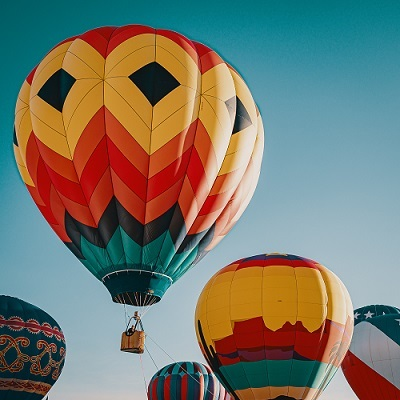
#> input picture Week 1/balloon.jpg, 400 x 400 px
$ jupyter execute 1_ImagePreprocessingOperations_matplotlib.ipynb
#> lines starting #> are read from the running program, lines starting #| are printed output that depends on the picture
### Image Pre-Processing (Data Manipulation)

[cell 1]
# To install openCV if you don't have it installed
#!pip install opencv-python

[cell 2]
import cv2
import numpy
img = cv2.imread('balloon.jpg') #imread to read image
#> img is the input picture: shape (400, 400, 3); mean B, G, R 109.3, 120.6, 118.7

[cell 3]
type(img)

[cell 4]
import matplotlib.pyplot as plt
def showImage(img):
    plt.imshow(img)
    plt.title('Cappadocia: Hot Air Balloon Flight')
    plt.show()

[cell 5]
showImage(img)

[cell 6]
img = cv2.cvtColor(img,cv2.COLOR_BGR2RGB) #changing BGR to RGB (convert color option) else image will be in blue channel
showImage(img)

[cell 7]
img.shape
#> Out = (400, 400, 3)

[cell 8]
# Rotate the image

img_rotated = img
height,width=img.shape[0:2]
#> height = 400; width = 400

rotationMatrix = cv2.getRotationMatrix2D((width/2,height/2),90,0.5) #Rotation Matrix = 90 rotation and keeping the ratio of 0.5
rotatedImage = cv2.warpAffine(img_rotated,rotationMatrix,(width,height)) #w/2,h/2 is rotation point center
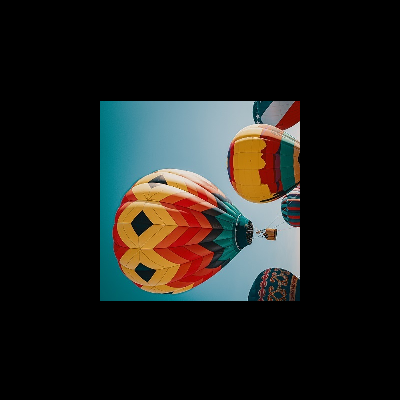
#> rotatedImage: shape (400, 400, 3); mean R, G, B 29.7, 30.2, 27.3

showImage(rotatedImage)

[cell 9]
# Crop the image

img_crop=img

startRow = int(height*0.15)
#> startRow = 60
endRow = int(height*0.85)
#> endRow = 340

startCol = int(width*0.15)
#> startCol = 60
endCol = int(width*0.85)
#> endCol = 340

croppedImage = img_crop[startRow:endRow,startCol:endCol]
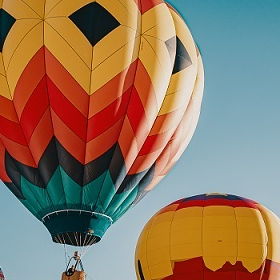
#> croppedImage: shape (280, 280, 3); mean R, G, B 145.3, 121, 97.8

showImage(croppedImage)

[cell 10]
#Resize the image

img_resize = img

resizedImage = cv2.resize(img_resize,(0,0),fx=0.75,fy=0.75)
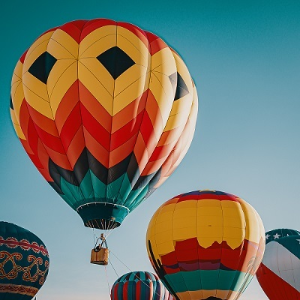
#> resizedImage: shape (300, 300, 3); mean R, G, B 118.7, 120.6, 109.3

showImage(resizedImage)
resizedImage.shape
#> Out = (300, 300, 3)

[cell 11]
showImage(img)
img.shape
#> Out = (400, 400, 3)

[cell 12]
#Blur the image (Gaussian Blur)

img_blur = img
blurImage = cv2.GaussianBlur(img_blur,(7,7),0) #multiplying kernel (7,7) with the iamge so it becomes blur and 0 is std
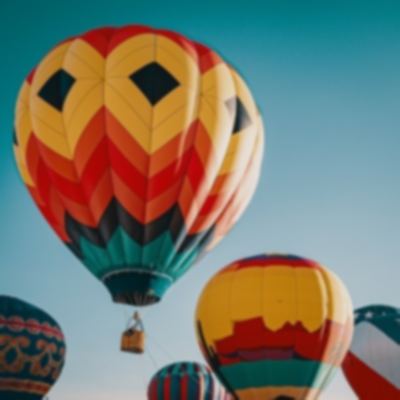
#> blurImage: shape (400, 400, 3); mean R, G, B 118.7, 120.6, 109.3

showImage(blurImage)

[cell 13]
# Blur the image (Median Blur) - mathematical func(mean function)

blurImageMedian = cv2.medianBlur(img_blur,5)#median blur with 50% noise
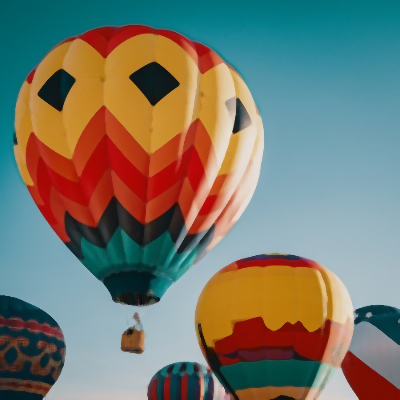
#> blurImageMedian: shape (400, 400, 3); mean R, G, B 118.9, 120.7, 109.1
showImage(blurImageMedian)

[cell 14]
#Detect Edges in the image

EdgeImage = cv2.Canny(img,100,200) # threshold values in x ,y
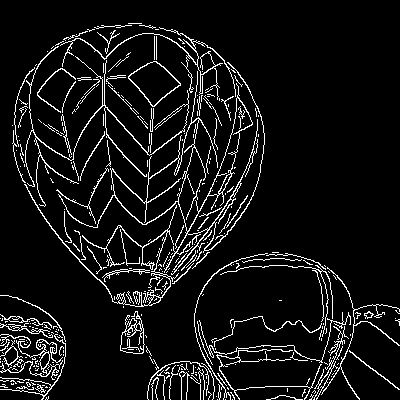
#> EdgeImage: shape (400, 400); 7.7% white in thin lines or dots
showImage(EdgeImage)

[cell 15]
# Converting color image to gray scale image

grayImage = cv2.cvtColor(img,cv2.COLOR_BGR2GRAY)
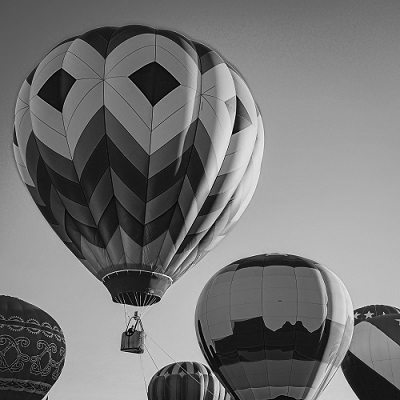
#> grayImage: shape (400, 400); min 0, max 253, mean 117
showImage(grayImage)
